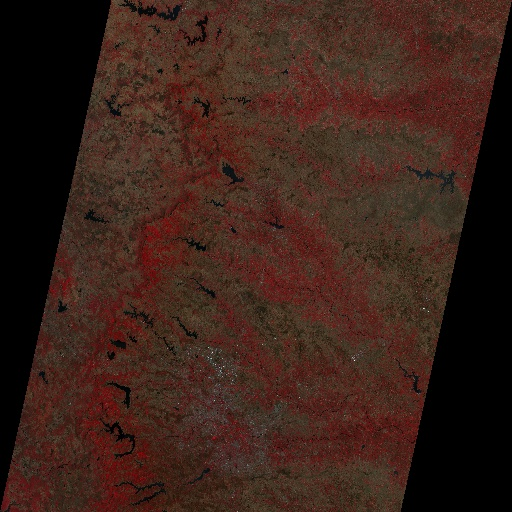
#> input picture ISRO Datasets and image processing/RA318APR2021022635009500059PSANSTUC00GTDF.jpg, 512 x 512 px, given in place of Gemini.png, which was not available
$ jupyter execute Assignment_OpenCV_Image_Editing.ipynb   (text cells are left out)
#> lines starting #> are read from the running program, lines starting #| are printed output that depends on the picture; pictures that were not available may be replaced by others from this repository, and a replacement may not be noted
[cell 1]
import os
import cv2
import numpy as np
import matplotlib.pyplot as plt

# 1. Load sample image
image_path = 'sample_input.png'
if not os.path.exists(image_path):
    image_path = r'C:\Users\dd\Desktop\Gemini.png'

img = cv2.imread(image_path)
#> img is the input picture: shape (512, 512, 3); mean B, G, R 25.9, 34.2, 58.7
height, width, channels = img.shape
#> height = 512; width = 512; channels = 3

print(f"Loaded Image: {os.path.basename(image_path)}")
print(f"Dimensions  : {width} x {height} pixels | Channels: {channels}")
#| Dimensions  : 512 x 512 pixels | Channels: 3

# Convert to RGB for display in Matplotlib
img_rgb = cv2.cvtColor(img, cv2.COLOR_BGR2RGB)
plt.figure(figsize=(6, 4))
plt.imshow(img_rgb)
plt.title("Original Image", fontsize=12)
plt.axis("off")
plt.show()

[cell 2]
# Resizing
resized_img = cv2.resize(img, (600, 350), interpolation=cv2.INTER_LINEAR)
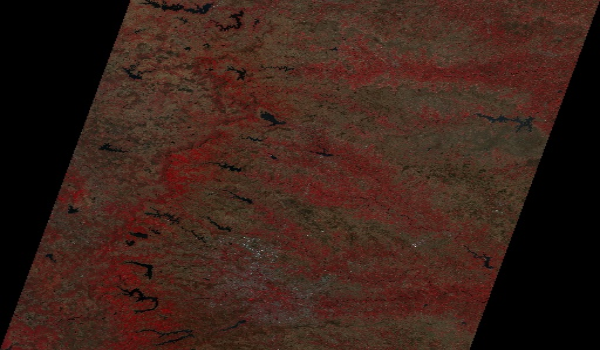
#> resized_img: shape (350, 600, 3); mean B, G, R 25.8, 34.1, 58.6

# Central Cropping (ROI)
y1, y2 = int(height * 0.15), int(height * 0.85)
#> y1 = 76; y2 = 435
x1, x2 = int(width * 0.15), int(width * 0.85)
#> x1 = 76; x2 = 435
cropped_img = img[y1:y2, x1:x2]
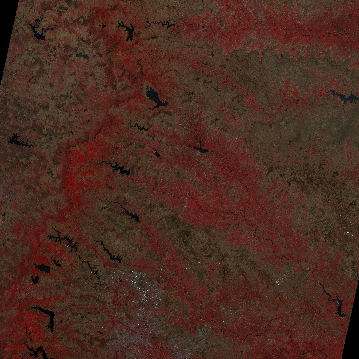
#> cropped_img: shape (359, 359, 3); mean B, G, R 33.1, 43.8, 75

# Horizontal Flipping
flipped_img = cv2.flip(img, 1)
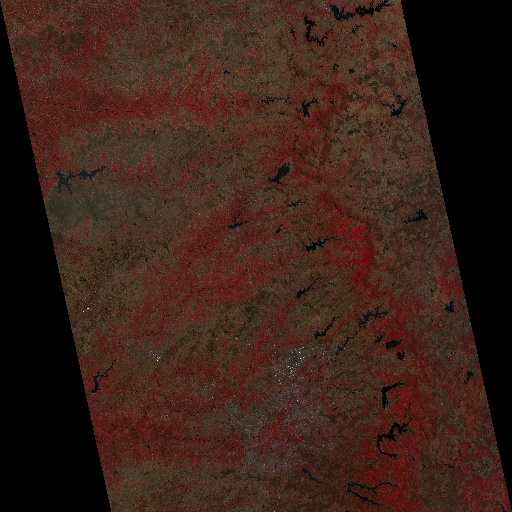
#> flipped_img: shape (512, 512, 3); mean B, G, R 25.9, 34.2, 58.7

# Display Comparison
fig, axes = plt.subplots(1, 3, figsize=(15, 5))
axes[0].imshow(cv2.cvtColor(resized_img, cv2.COLOR_BGR2RGB))
axes[0].set_title("Resized (600x350)")
axes[0].axis("off")

axes[1].imshow(cv2.cvtColor(cropped_img, cv2.COLOR_BGR2RGB))
axes[1].set_title("Central Cropped (ROI)")
axes[1].axis("off")

axes[2].imshow(cv2.cvtColor(flipped_img, cv2.COLOR_BGR2RGB))
axes[2].set_title("Flipped (Horizontal)")
axes[2].axis("off")

plt.tight_layout()
plt.show()

[cell 3]
# Grayscale
gray_img = cv2.cvtColor(img, cv2.COLOR_BGR2GRAY)
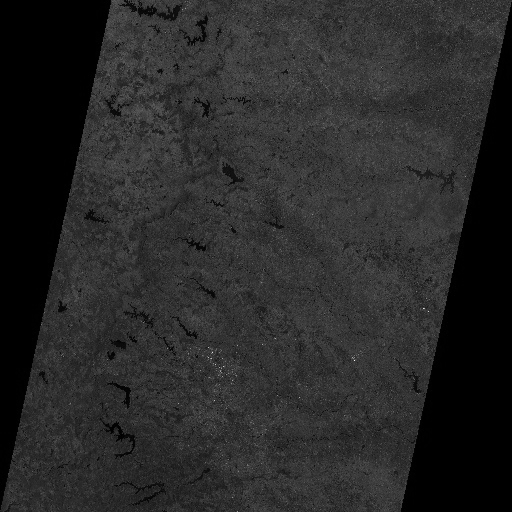
#> gray_img: shape (512, 512); min 0, max 250, mean 40.6

# Photographic Inversion (Negative)
inverted_img = cv2.bitwise_not(img)
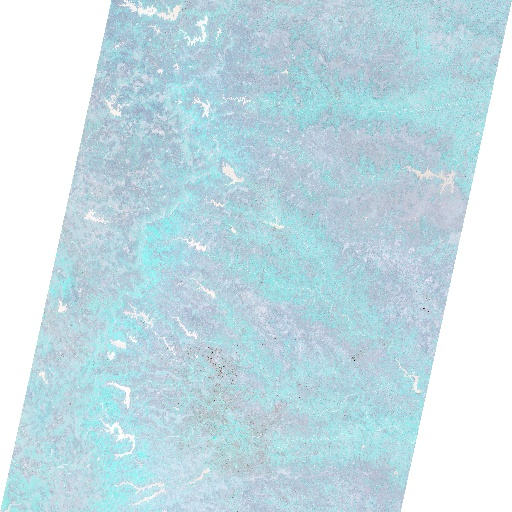
#> inverted_img: shape (512, 512, 3); mean B, G, R 229.1, 220.8, 196.3

# Contrast & Brightness Enhancement
contrast_img = cv2.convertScaleAbs(img, alpha=1.35, beta=35)
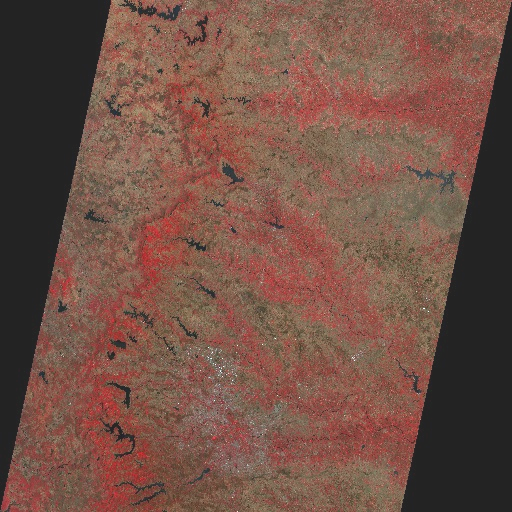
#> contrast_img: shape (512, 512, 3); mean B, G, R 70, 81.2, 114.3

# Sepia Vintage Filter
sepia_kernel = np.array([
    [0.272, 0.534, 0.131],
    [0.349, 0.686, 0.168],
    [0.393, 0.769, 0.189]
])
sepia_img = np.clip(cv2.transform(img, sepia_kernel), 0, 255).astype(np.uint8)

fig, axes = plt.subplots(1, 4, figsize=(18, 4))
axes[0].imshow(gray_img, cmap='gray')
axes[0].set_title("Grayscale")
axes[0].axis("off")

axes[1].imshow(cv2.cvtColor(inverted_img, cv2.COLOR_BGR2RGB))
axes[1].set_title("Color Inversion (Negative)")
axes[1].axis("off")

axes[2].imshow(cv2.cvtColor(contrast_img, cv2.COLOR_BGR2RGB))
axes[2].set_title("Enhanced Contrast & Brightness")
axes[2].axis("off")

axes[3].imshow(cv2.cvtColor(sepia_img, cv2.COLOR_BGR2RGB))
axes[3].set_title("Vintage Sepia Tone")
axes[3].axis("off")

plt.tight_layout()
plt.show()
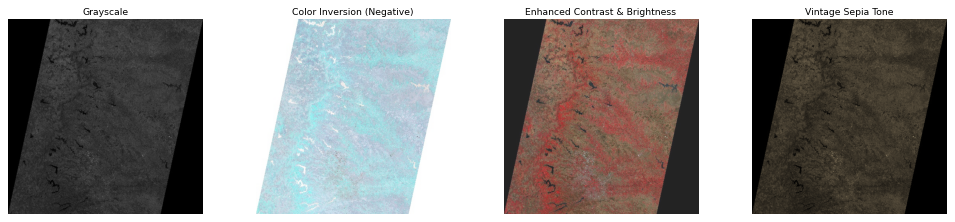
#> figure drawn by matplotlib, 4 panels

[cell 4]
# Gaussian Blur
gaussian_blur = cv2.GaussianBlur(img, (15, 15), 0)

# Bilateral Edge-Preserving Smoothing
bilateral_smooth = cv2.bilateralFilter(img, d=9, sigmaColor=75, sigmaSpace=75)

# Sharpening
sharpen_kernel = np.array([[0, -1, 0], [-1, 5, -1], [0, -1, 0]])
sharpened_img = cv2.filter2D(img, -1, sharpen_kernel)

# Canny Edge Detection
canny_edges = cv2.Canny(gray_img, 100, 200)
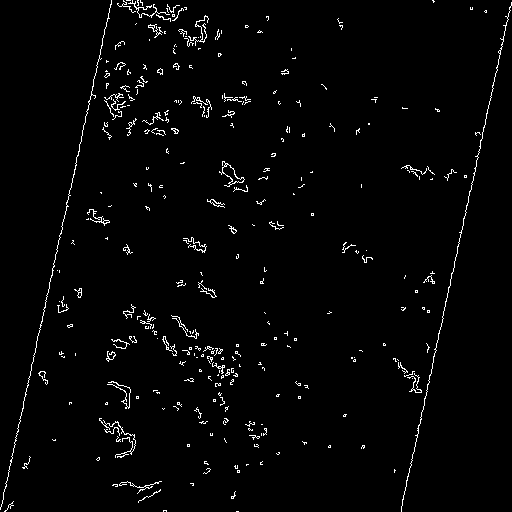
#> canny_edges: shape (512, 512); 2.1% white in thin lines or dots

fig, axes = plt.subplots(1, 4, figsize=(18, 4))
axes[0].imshow(cv2.cvtColor(gaussian_blur, cv2.COLOR_BGR2RGB))
axes[0].set_title("Gaussian Blur")
axes[0].axis("off")

axes[1].imshow(cv2.cvtColor(bilateral_smooth, cv2.COLOR_BGR2RGB))
axes[1].set_title("Bilateral (Edge-Preserving)")
axes[1].axis("off")

axes[2].imshow(cv2.cvtColor(sharpened_img, cv2.COLOR_BGR2RGB))
axes[2].set_title("Detail Sharpening")
axes[2].axis("off")

axes[3].imshow(canny_edges, cmap='gray')
axes[3].set_title("Canny Edge Detection")
axes[3].axis("off")

plt.tight_layout()
plt.show()
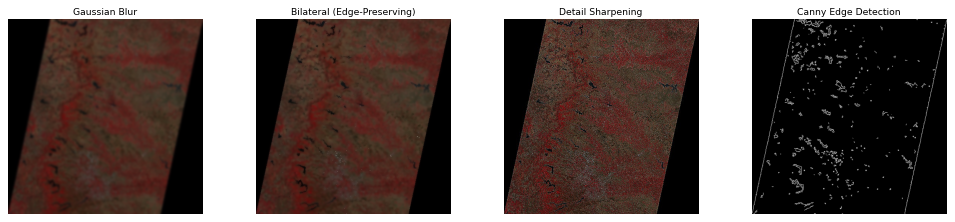
#> figure drawn by matplotlib, 4 panels

[cell 5]
# Load and display master showcase collage generated by image_editor.py
showcase = cv2.imread('image_editing_showcase.jpg')
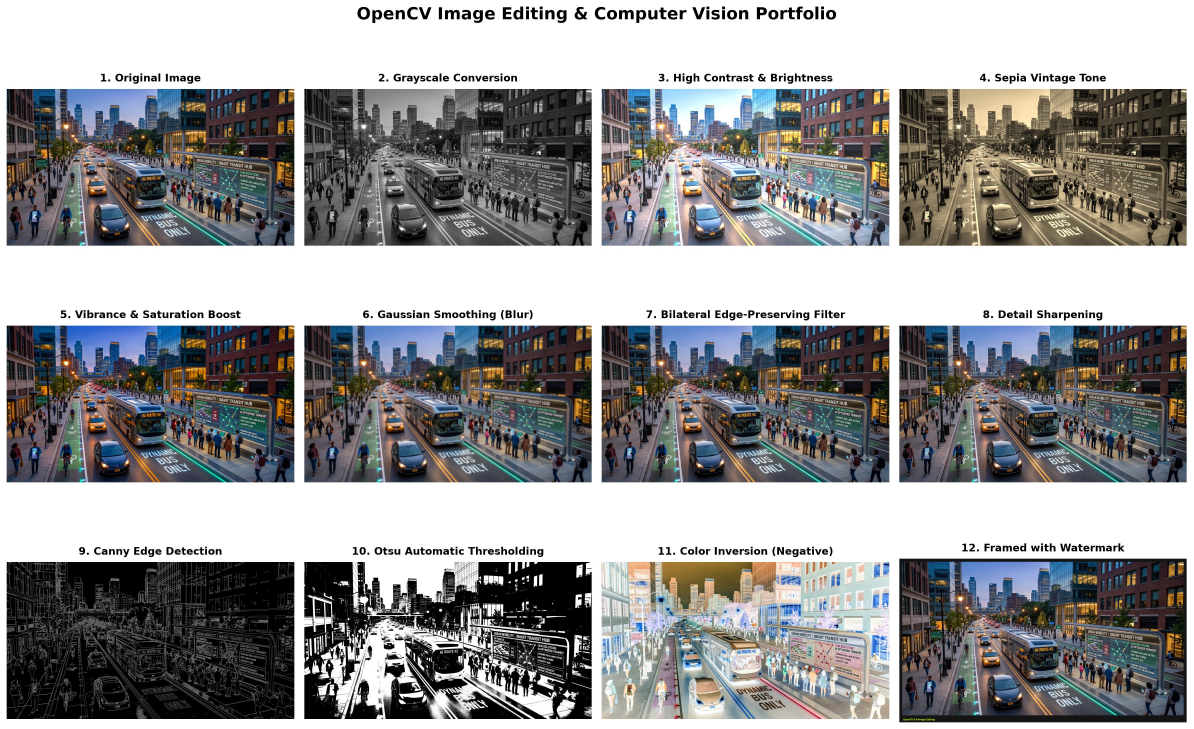
#> input picture image_editing_showcase.jpg, 3580 x 2187 px (shown at 1/3 size)
#> showcase is the input picture: shape (2187, 3580, 3); mean B, G, R 150.1, 149.8, 150
if showcase is not None:
    plt.figure(figsize=(16, 11))
    plt.imshow(cv2.cvtColor(showcase, cv2.COLOR_BGR2RGB))
    plt.title("Master Portfolio: 12 OpenCV Image Editing Transformations", fontsize=14, pad=12)
    plt.axis("off")
    plt.show()
else:
    print("[!] Run 'python image_editor.py' to generate 'image_editing_showcase.jpg'")
